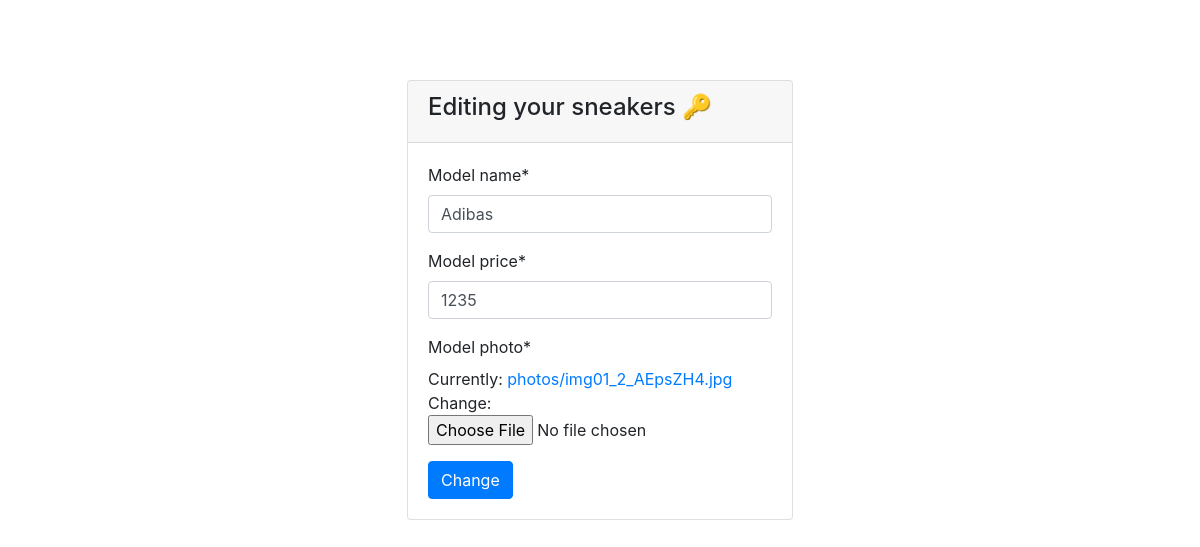
Page /sneakers/edit/1/ (signed in) on the earlier database version.
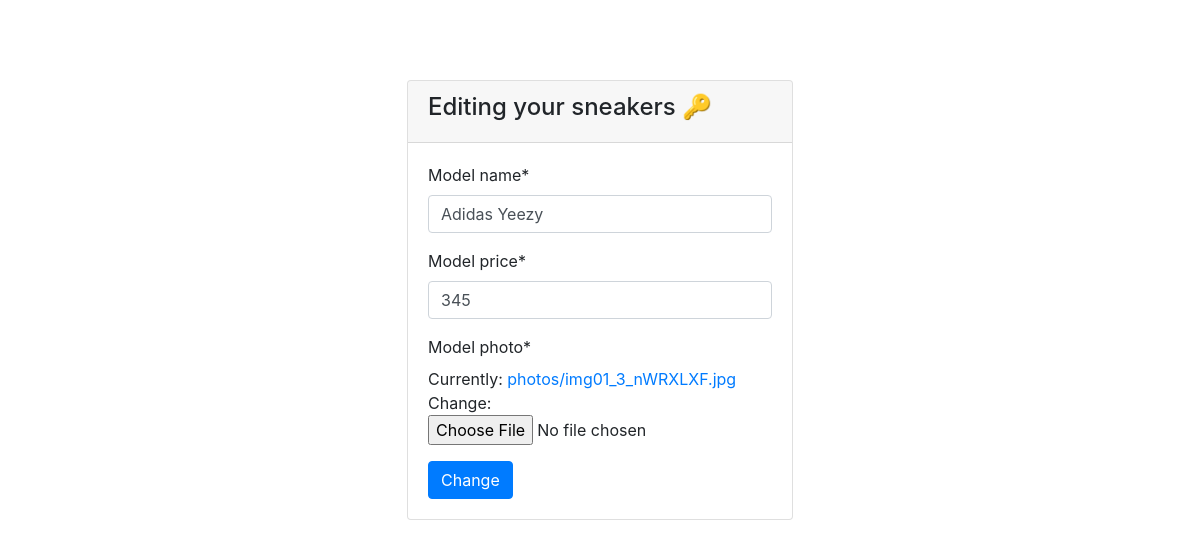
Same page on the later database version.
### sneakers/models.py (models this page shows, shortened)
class Sneakers(models.Model):
    author = models.ForeignKey(settings.AUTH_USER_MODEL, on_delete=models.CASCADE)
    model_name = models.CharField(max_length=200, verbose_name='Model name')
    model_brand = models.ForeignKey(Brand, on_delete=models.CASCADE, verbose_name='Brand')
    model_price = models.IntegerField()
    model_photo = models.ImageField(upload_to='photos/')

### sneakers/views.py (the view)
# urls.py: path('edit/<int:pk>/', SneakerUpdateView.as_view(), name='sneaker-edit'),
class SneakerUpdateView(LoginRequiredMixin, UserPassesTestMixin, UpdateView):
    template_name = 'sneakers_edit.html'
    model = Sneakers
    fields = ['model_name', 'model_price', 'model_photo']
    login_url = 'login'
    def test_func(self):
        obj = self.get_object()
        return obj.author == self.request.user

### templates/sneakers_edit.html (shortened to what this page needs)
{% extends 'base.html' %}
{% load crispy_forms_tags %}
{% block content %}
<div class="container">
    <div class="signup">
        <div class="row">
            <div class="mx-auto">
                <div class="card">
                    <div class="card-header bd-primary text-black">
                        <h4>
                             Editing your sneakers 🔑</h4>
                    </div>
                    <div class="card-body">
                        <form method="post">
                            {{ form|crispy }}
                            <button type="submit"  value="Login" class="btn btn-primary">Change</button>
                        </form>
                    </div>
                </div>
                <br>
            </div>
        </div>
    </div>
</div>
{% endblock content %}

Differences in the rows shown:
changed Sneakers: model_name "Adibas" → "Adidas Yeezy"; model_price "1235" → "345"
Other differences:
text no longer shown: "Model name * Model price * Model photo * Currently: photos/img01_2_AEpsZH4.jpg Change:"
text now shown: "Model name * Model price * Model photo * Currently: photos/img01_3_nWRXLXF.jpg Change:"
